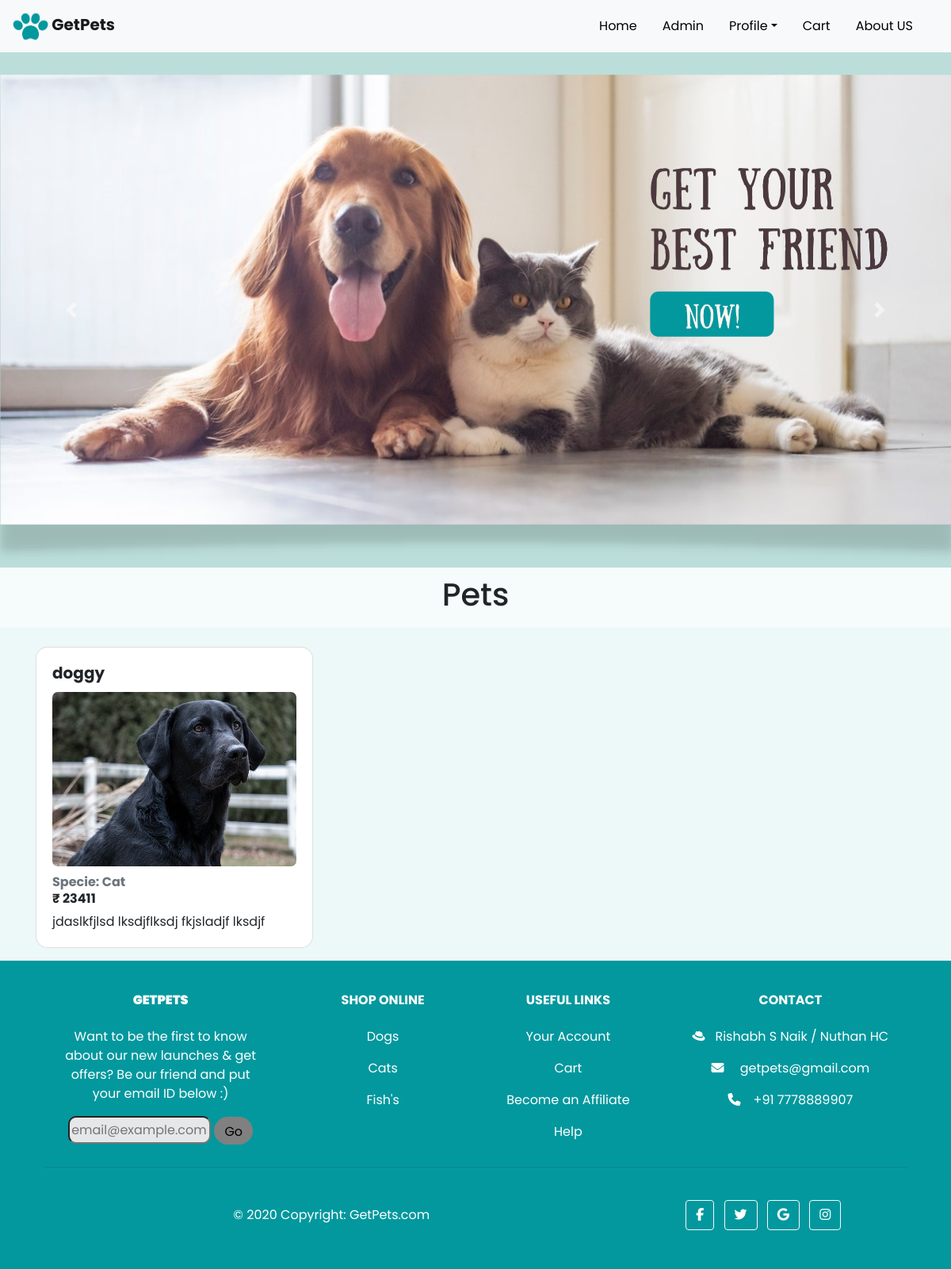
The page / on the database its author committed.
### tables this page shows
CREATE TABLE `pet` (
  `id` int(4) NOT NULL,
  `s_id` int(11) NOT NULL,
  `petname` varchar(20) NOT NULL,
  `specie` varchar(20) NOT NULL,
  `breed` varchar(20) NOT NULL,
  `age` int(3) NOT NULL,
  `color` varchar(20) NOT NULL,
  `image` varchar(400) NOT NULL,
  `cost` int(11) NOT NULL,
  `paragraph` varchar(300) NOT NULL
);

### getas_cardsindex.php (the view, shortened to what this page needs)
<?php
$results = mysqli_query($conn,"SELECT * FROM pet");
?>
  <div class="container mt-4">
    <div class="row">
    <?php while($row=mysqli_fetch_array($results)){ ?>
        <div class="col-auto mb-3"  style="width: 380px;">
            <div class="card">
                <form action="" method="post">
                <div class="card-body">
                    <h5 class="card-title"> <b><?php echo $row['petname']; ?></b></h5>
                    <img class="img_size" style="height:220px;" src="<?php echo $row['image']; ?>" alt="pet image" width="308px">
                    <h6 class="card-subtitle mb-2 text-muted"><b>Specie: <?php echo $row['specie']; ?></b></h6>
                    <h6 class="card-subtitle mb-2 "><b> ₹ <?php echo $row['cost']; ?></b></h6>
                    <p class="card-text"><?php echo $row['paragraph']; ?></p>
                </div>
                </form>
            </div>
        </div>
        <?php } ?>
    </div>
  </div>

### templates/csstags.php (style rules this page uses)
body { background:#edf8f8; font-family: 'Poppins', sans-serif; }
.card { border-radius: 15px; }
.card-body img { border-radius: 7px; }

### rows shown on the page
pet: petname "doggy", image (picture), specie "Cat", cost "23411", paragraph "jdaslkfjlsd lksdjflksdj fkjsladjf lksdjf"
